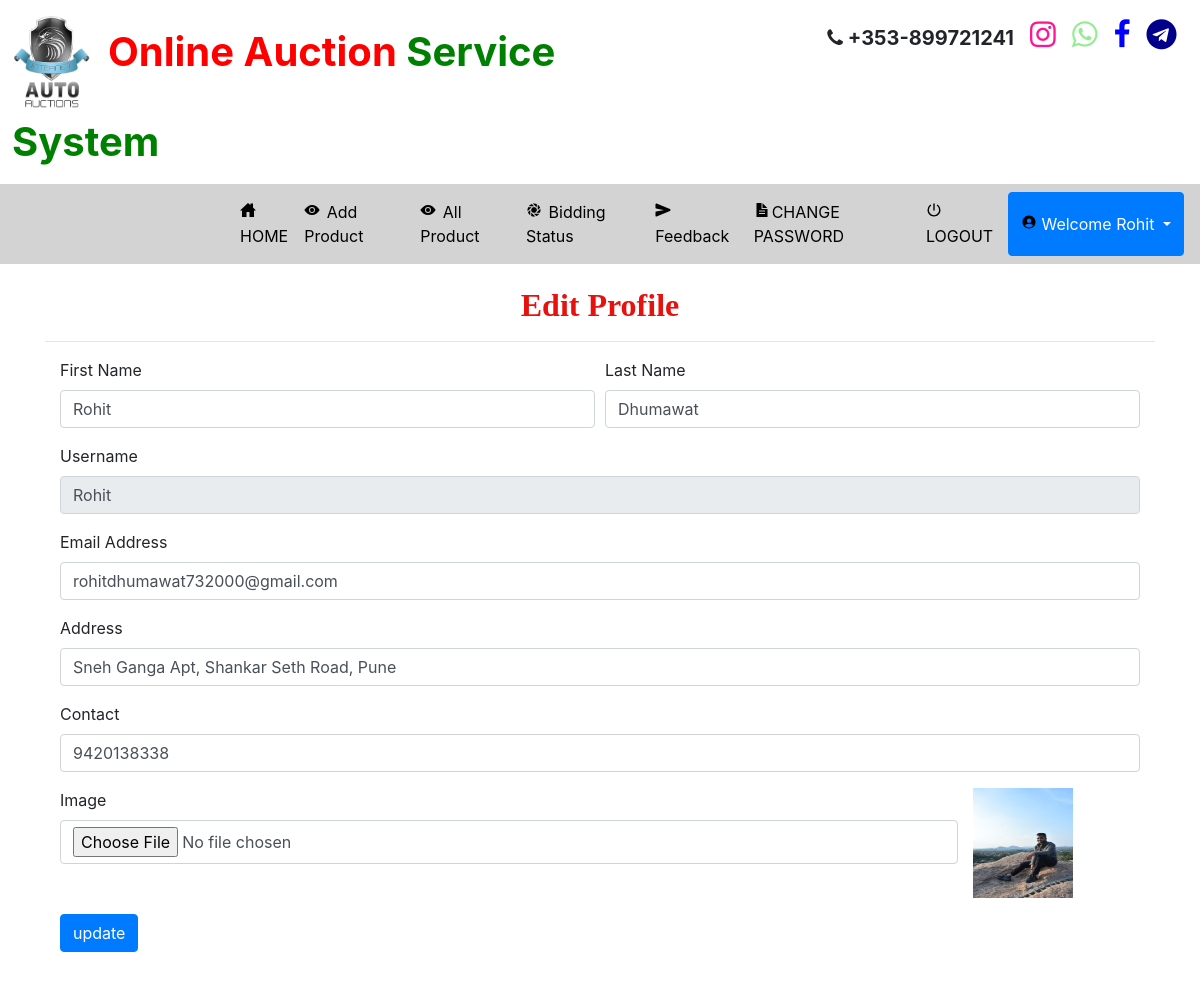
Page /edit_profile1 (signed in) on the committed database.
### auction/models.py (models this page shows, shortened)
class Auction_User(models.Model):
    user = models.ForeignKey(User,on_delete=models.CASCADE,null=True)
    dob = models.DateField(null=True)
    address = models.CharField(max_length=100,null=True)
    contact = models.CharField(max_length=10,null=True)
    image = models.FileField(null=True)
    membership = models.ForeignKey(Member_fee,on_delete=models.CASCADE,null=True)

### auction/views.py (the view, shortened to what this page needs)
# urls.py: path('edit_profile1',Edit_Profile1,name="edit_profile1"),
def Edit_Profile1(request):
    if not request.user.is_authenticated:
        return redirect('login_user')
    new2 = new()
    count = 0
    if new2:
        count += 1
    user1 = User.objects.get(id=request.user.id)
    pro=""
    try:
        pro = Bidder.objects.get(user=user1)
        if pro:
            error="pat"
    except:
        pro = Auction_User.objects.get(user=user1)
    if pro.membership.fee == "Unpaid":
        return redirect('Member_Payment_mode')
    terror = False
    d = {'terror':terror,'pro':pro,'data':pro,'count':count,'new2':new2}
    return render(request, 'edit_profile1.html',d)

### auction/views.py (called while the page is built)
def new():
    status = Status.objects.get(status="pending")
    new_pro = Product.objects.filter(status=status)
    return new_pro

### auction/templates/edit_profile1.html (shortened to what this page needs)
{% extends 'navigation.html' %}
{% block body %}
{% load static %}
<div class="container" style="background:white">
    <h2 style="font-weight:bold;font-family : 'Monotype Corsiva' ; color : #E6120E ;margin-top:2%" align="center">Edit Profile</h2><hr>
<div class="container-fluid" style="">
    <div class="row">
        <div class="col-md-12">
            <form method="post" action="" enctype="multipart/form-data">
    <div class="form-row">
    <div class="form-group col-md-6">
      <label for="inputEmail4">First Name</label>
      <input type="text" class="form-control" value="{{pro.user.first_name}}" name="fname" id="inputEmail4">
    </div>
    <div class="form-group col-md-6">
      <label for="inputPassword4">Last Name</label>
      <input type="text" class="form-control" name="lname" value="{{pro.user.last_name}}" id="inputPassword4">
    </div>
  </div>
    <div class="form-row">
    <div class="form-group col-md-12">
      <label for="inputEmail4">Username</label>
      <input type="text" class="form-control" name="uname" value="{{pro.user.username}}" id="inputEmail4" readonly>
    </div>
        <div class="form-group col-md-12">
      <label for="inputEmail4">Email Address</label>
      <input type="text" class="form-control" name="email" value="{{pro.user.email}}" id="inputEmail4">
    </div>
  </div>
<div class="form-row">
    <div class="form-group col-md-12">
      <label for="inputEmail4">Address</label>
      <input type="text" class="form-control" name="address" value="{{pro.address}}" id="inputEmail4">
    </div>
  </div>
 <div class="form-row">
    <div class="form-group col-md-12">
    <label for="exampleInputPassword1">Contact</label>
    <input type="text" class="form-control" id="exampleInputPassword1" value="{{pro.contact}}" name="contact">
  </div>
        </div>
<div class="form-row">
    <div class="form-group col-md-10">
    <label for="exampleInputPassword1">Image</label>
    <input type="file" class="form-control" id="exampleInputPassword1" name="image">
  </div>
    <div class="form-group col-md-2">
   <img src="{{pro.image.url}}" style="width:100px;height:110px">
  </div>
</div>
  <button type="submit" class="btn btn-primary" style="margin-bottom:5%">update</button>
</form>
        </div>
    </div>
</div>
</div>
{% endblock %}

### auction/templates/navigation.html (shortened to what this page needs)
<!DOCTYPE html>
<html lang="en">
<head>
    {% load static %}
     <link rel="stylesheet" href="https://maxcdn.bootstrapcdn.com/bootstrap/4.0.0/css/bootstrap.min.css">
  <link rel = stylesheet href = "//cdn.datatables.net/1.10.19/css/jquery.dataTables.min.css">
<link rel="stylesheet" href="https://cdnjs.cloudflare.com/ajax/libs/font-awesome/4.7.0/css/font-awesome.min.css">
</head>
<body>
<div class="container-fluid" style="padding:1%">
<div class="row">
<div class="col-md-6">
<img src="{% static 'images/logo.png' %}" style="width:80px;height:100px">
    <span style="font-size:40px;font-weight:bold;padding:2%"><span style="color:red">Online Auction</span> <span style="color:green">Service System</span></h4>
</div>
<div class="col-md-6" align="right">
    <span style="font-size:20px;font-weight:bold;color:;margin-right:2%"><i class="fa fa-phone"></i> +353-899721241 </span>
    <span style="font-size:30px;font-weight:bold;color:deeppink;margin-right:2%"><i class="fa fa-instagram"></i></span>
     <span style="font-size:30px;font-weight:bold;color:lightgreen;margin-right:2%"><i class="fa fa-whatsapp"></i></span>
     <span style="font-size:30px;font-weight:bold;color:blue;margin-right:2%"><i class="fa fa-facebook"></i></span>
     <span style="font-size:30px;font-weight:bold;color:darkblue;margin-right:2%"><i class="fa fa-telegram"></i></span>
</div>
</div>
</div>
<nav class="navbar navbar-expand-sm" style="background-color:lightgrey">
  <ul class="navbar-nav">
    {% if request.user.username %}
    {% ifequal error "pat" %}
   <li class="nav-item">
      <a class="nav-link" href="{% url 'profile1' %}" style="color:black;margin-left:200px">
      <ion-icon style="margin-right:4px" name="home-sharp"></ion-icon> HOME</a>
    </li>
    <li class="nav-item">
      <a class="nav-link" href="{% url 'view_auction' 0 %}" style="color:black">
      <ion-icon style="margin-right:4px" name="eye"></ion-icon> Auction</a>
    </li>
    <li class="nav-item">
      <a class="nav-link" href="{% url 'bidding_status' %}" style="color:black">
      <ion-icon style="margin-right:4px" name="eye"></ion-icon> Bidding Status</a>
    </li>
    <li class="nav-item">
      <a class="nav-link" href="{% url 'feedback' %}" style="color:black">
      <ion-icon style="margin-right:4px" name="aperture"></ion-icon> Feedback</a>
    </li>
    <li class="nav-item">
      <a class="nav-link" href="{% url 'change_password1' %}" style="color:black">
      <ion-icon style="margin-right:4px" name="document-text-sharp"></ion-icon>CHANGE PASSWORD</a>
    </li>
</div>
    {% else %}
     <li class="nav-item">
      <a class="nav-link" href="{% url 'profile1' %}" style="color:black;margin-left:200px"><ion-icon style="margin-right:2px" name="home-sharp"></ion-icon> HOME</a>
    </li>
    <li class="nav-item">
      <a class="nav-link" href="{% url 'add_product' %}" style="color:black">
      <ion-icon style="margin-right:2px" name="eye"></ion-icon> Add Product</a>
    </li>
    <li class="nav-item">
      <a class="nav-link" href="{% url 'all_product' %}" style="color:black">
      <ion-icon style="margin-right:2px" name="eye"></ion-icon> All Product</a>
    </li>
    <li class="nav-item">
      <a class="nav-link" href="{% url 'bidding_status2' %}" style="color:black"><ion-icon style="margin-right:2px" name="aperture"></ion-icon> Bidding Status</a>
    </li>
    <li class="nav-item">
      <a class="nav-link" href="{% url 'feedback' %}" style="color:black"><ion-icon style="margin-right:2px" name="send"></ion-icon> Feedback</a>
    </li>
    <li class="nav-item">
      <a class="nav-link" href="{% url 'change_password1' %}" style="color:black"><ion-icon style="margin-right:2px" name="document-text-sharp"></ion-icon>CHANGE PASSWORD</a>
    </li>
{% endifequal %}
    {% endif %}
    {% if request.user.is_authenticated %}
    <a class="nav-link" href="{% url 'logout' %}" style="color:black"><ion-icon style="margin-right:2px" name="power-sharp"></ion-icon>LOGOUT</a>
    {% if not request.user.is_staff %}
      <div class="btn-group">
  <button type="button" class="btn btn-primary dropdown-toggle" data-toggle="dropdown" aria-haspopup="true" aria-expanded="false">
    <ion-icon style="margin-right:4px;color:black" name="person-circle-sharp"></ion-icon>Welcome {{request.user.first_name}}
  </button>
</div>
    {% else %}
    <li class="nav-item">
      <h5  class="nav-link" style="color:red"><ion-icon style="margin-right:4px;color:white" name="person-circle-sharp"></ion-icon>Welcome {{request.user.username}}</h5>
    </li>
    {% endif %}
    {% endif %}
    </ul>
</nav>
{% block body %}
{% endblock %}
</body></html>

### auction/templates/navigation.html (style rules this page uses)
* { box-sizing: border-box; }

### rows in the picture
Auction_User: fname "Rohit", lname "Dhumawat", uname "Rohit", email "rohitdhumawat732000@gmail.com", address "Sneh Ganga Apt, Shankar Seth Road, Pune", contact "9420138338", image (picture)

### other values in the picture
{{ request.user.first_name }} "Rohit"
